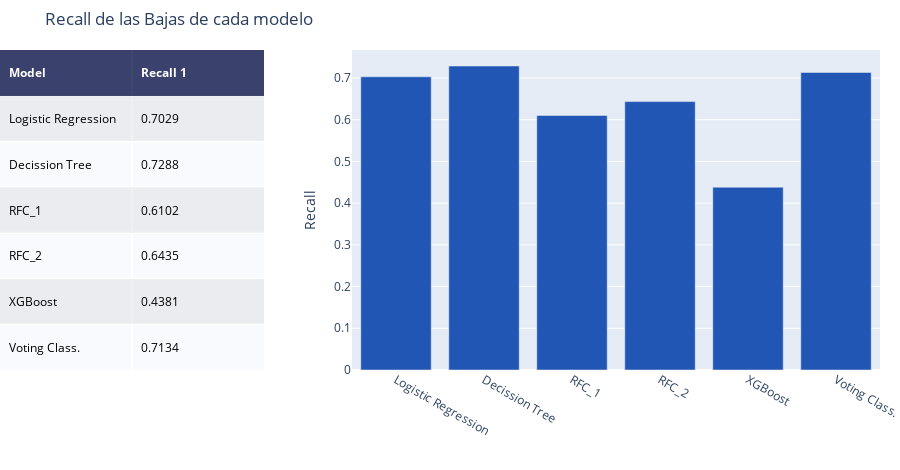

This figure's notebook cell:
### Markdown cell above
### Results Resume

### Code cell
import plotly.graph_objs as go
import plotly.figure_factory as ff

# Add table data
table_data = [['Model', 'Recall 1'],
              ['Logistic Regression', recall_lr],
              ['Decission Tree', recall_dt],
              ['RFC_1', recall_rfc],
              ['RFC_2', recall_rfc2],
              ['XGBoost', recall_xgb],
              ['Voting Class.', recall_voting]]

fig = ff.create_table(table_data, height_constant=60)

models = ['Logistic Regression', 'Decission Tree', 'RFC_1', 'RFC_2', 'XGBoost', 'Voting Class.']
recalls = [recall_lr, recall_dt, recall_rfc, recall_rfc2, recall_xgb, recall_voting]
              
# Make traces for graph
fig.add_trace(go.Bar(x=models, y=recalls,
                    marker=dict(color='#2256b5'),
                    name='Recall',
                    xaxis='x2', yaxis='y2'))

fig.update_layout(
    title_text = 'Recall de las Bajas de cada modelo',
    margin = {'t':50, 'b':100},
    xaxis = {'domain': [0, .3]},
    xaxis2 = {'domain': [0.4, 1.]},
    yaxis2 = {'anchor': 'x2', 'title': 'Recall'}
)

fig.show()

### Figure 1 — Plotly figure (JSON) as saved in the notebook; plotly's stock layout.template omitted (floating-point values rounded to 4 significant figures)
{"data": [{"colorscale": [[0, "#00083e"], [0.5, "#ededee"], [1, "#ffffff"]], "hoverinfo": "none", "opacity": 0.75, "showscale": false, "type": "heatmap", "z": [[0, 0], [0.5, 0.5], [1, 1], [0.5, 0.5], [1, 1], [0.5, 0.5], [1, 1]]}, {"marker": {"color": "#2256b5"}, "name": "Recall", "type": "bar", "x": ["Logistic Regression", "Decission Tree", "RFC_1", "RFC_2", "XGBoost", "Voting Class."], "xaxis": "x2", "y": [0.7029, 0.7288, 0.6102, 0.6435, 0.4381, 0.7134], "yaxis": "y2"}], "layout": {"annotations": [{"align": "left", "font": {"color": "#ffffff"}, "showarrow": false, "text": "<b>Model</b>", "x": -0.45, "xanchor": "left", "xref": "x", "y": 0, "yref": "y"}, {"align": "left", "font": {"color": "#ffffff"}, "showarrow": false, "text": "<b>Recall 1</b>", "x": 0.55, "xanchor": "left", "xref": "x", "y": 0, "yref": "y"}, {"align": "left", "font": {"color": "#000000"}, "showarrow": false, "text": "Logistic Regression", "x": -0.45, "xanchor": "left", "xref": "x", "y": 1, "yref": "y"}, {"align": "left", "font": {"color": "#000000"}, "showarrow": false, "text": "0.7029", "x": 0.55, "xanchor": "left", "xref": "x", "y": 1, "yref": "y"}, {"align": "left", "font": {"color": "#000000"}, "showarrow": false, "text": "Decission Tree", "x": -0.45, "xanchor": "left", "xref": "x", "y": 2, "yref": "y"}, {"align": "left", "font": {"color": "#000000"}, "showarrow": false, "text": "0.7288", "x": 0.55, "xanchor": "left", "xref": "x", "y": 2, "yref": "y"}, {"align": "left", "font": {"color": "#000000"}, "showarrow": false, "text": "RFC_1", "x": -0.45, "xanchor": "left", "xref": "x", "y": 3, "yref": "y"}, {"align": "left", "font": {"color": "#000000"}, "showarrow": false, "text": "0.6102", "x": 0.55, "xanchor": "left", "xref": "x", "y": 3, "yref": "y"}, {"align": "left", "font": {"color": "#000000"}, "showarrow": false, "text": "RFC_2", "x": -0.45, "xanchor": "left", "xref": "x", "y": 4, "yref": "y"}, {"align": "left", "font": {"color": "#000000"}, "showarrow": false, "text": "0.6435", "x": 0.55, "xanchor": "left", "xref": "x", "y": 4, "yref": "y"}, {"align": "left", "font": {"color": "#000000"}, "showarrow": false, "text": "XGBoost", "x": -0.45, "xanchor": "left", "xref": "x", "y": 5, "yref": "y"}, {"align": "left", "font": {"color": "#000000"}, "showarrow": false, "text": "0.4381", "x": 0.55, "xanchor": "left", "xref": "x", "y": 5, "yref": "y"}, {"align": "left", "font": {"color": "#000000"}, "showarrow": false, "text": "Voting Class.", "x": -0.45, "xanchor": "left", "xref": "x", "y": 6, "yref": "y"}, {"align": "left", "font": {"color": "#000000"}, "showarrow": false, "text": "0.7134", "x": 0.55, "xanchor": "left", "xref": "x", "y": 6, "yref": "y"}], "height": 470, "margin": {"b": 100, "l": 0, "r": 0, "t": 50}, "title": {"text": "Recall de las Bajas de cada modelo"}, "xaxis": {"domain": [0, 0.3], "dtick": 1, "gridwidth": 2, "showticklabels": false, "tick0": -0.5, "ticks": "", "zeroline": false}, "xaxis2": {"domain": [0.4, 1]}, "yaxis": {"autorange": "reversed", "dtick": 1, "gridwidth": 2, "showticklabels": false, "tick0": 0.5, "ticks": "", "zeroline": false}, "yaxis2": {"anchor": "x2", "title": {"text": "Recall"}}}}
